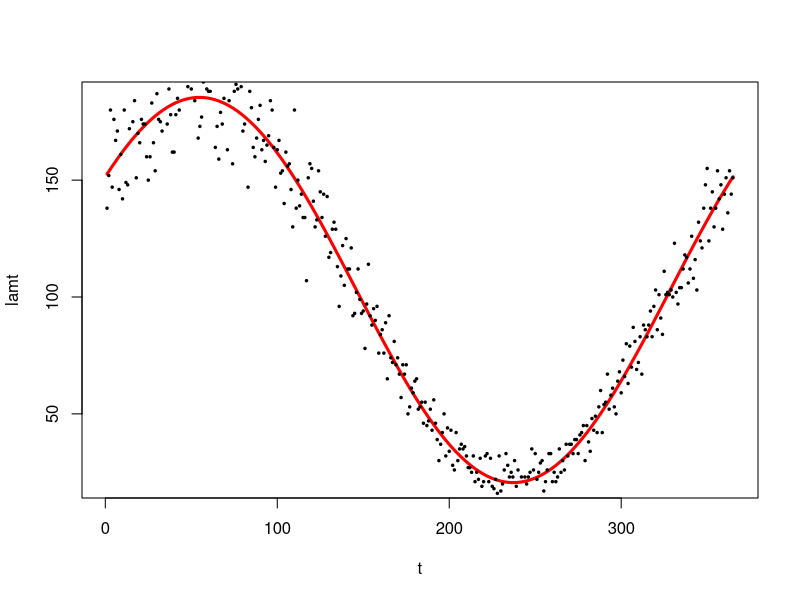
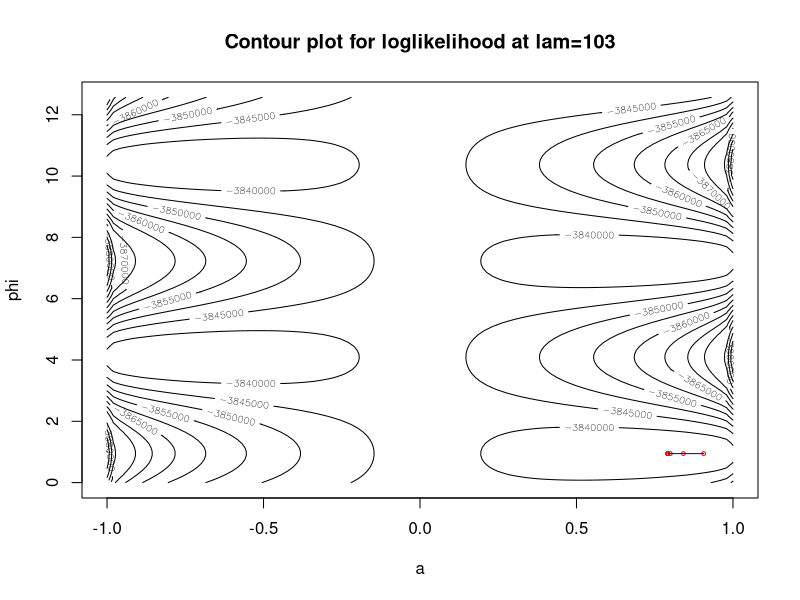

These charts were generated, in order, by the following R code: (Note: a time limit stopped this script after it produced the figures.)
#######Problem 1: Seasonal Influenza
###plot lamt
t=seq(1,365)
lamt=103*(1+0.8*cos(2*pi*t/365-3*pi/10))
plot(t,lamt,type="l",col="red",lwd=3)
###simulate X1-X365 and plot it over the curve of lamt
x=rep(0,365)
for(i in 1:365)
{
  x[i]=rpois(1,lamt[i]) 
}
points(t,x,pch=20,cex=0.5) 

###calculate loglikelihood on(a,phi) in [-1,1]*[0,4pi] 
a=seq(-1,1,length.out=100)
phi=seq(0,4*pi,length.out=100)
lglk=matrix(0,nrow=length(a),ncol=length(phi))
for(j in 1:length(a))
{
  for(k in 1:length(phi))
  {
    lamt=103*(1+a[j]*cos(2*pi*t/365-phi[k]))
    lglk[j,k]=sum(x*log(lamt)-lfactorial(x)-103*lamt)
  }
}

###plot contour
contour(x=a,y=phi,lglk,xlab = "a", ylab = "phi",main="Contour plot for loglikelihood at lam=103")
###iteration method finally works!!
###since sum(log(factorial(x))) is a constant,we don't need it in calculation
dlam=function(a,lam,phi){sum(x/lam-1-a*cos(2*pi*t/365-phi))}
ddlam=function(a,lam,phi){sum(-x/(lam^2))}
da=function(a,lam,phi){sum(x*cos(2*pi*t/365-phi)/(1+a*cos(2*pi*t/365-phi))-lam*cos(2*pi*t/365-phi))}
dda=function(a,lam,phi){sum(-x*(cos(2*pi*t/365-phi))^2/(1+a*cos(2*pi*t/365-phi))^2)}
dphi=function(a,lam,phi){sum(a*x*sin(2*pi*t/365-phi)/(1+a*cos(2*pi*t/365-phi))-a*lam*sin(2*pi*t/365-phi))}
ddphi=function(a,lam,phi){sum(-x*a*(cos(2*pi*t/365-phi)+a)/((1+a*cos(2*pi*t/365-phi))^2)+a*lam*cos(2*pi*t/365-phi))}
lam=10
a=0.5
phi=1
esp=10^-6
ii=1
rlam=NULL
ra=NULL
rphi=NULL
repeat{
  lamnew=lam-dlam(a,lam,phi)/ddlam(a,lam,phi)
  anew=a-da(a,lam,phi)/dda(a,lam,phi)
  phinew=phi-dphi(a,lam,phi)/ddphi(a,lam,phi)
  if(((lam-lamnew)^2+(a-anew)^2+(phi-phinew)^2)<esp){
    break
  }
  rlam[ii]=lamnew
  ra[ii]=anew
  rphi[ii]=phinew
  ii=ii+1
  lam=lamnew
  a=anew
  phi=phinew
}
###Plot your iterates on the heatmap/contour plot
points(ra,rphi,col="red",cex=0.5)
points(ra,rphi,col="blue",type="l")
##another method: gradient super unstable! Still doesn't work!
dlam=function(a,lam,phi){sum(x/lam-1-a*cos(2*pi*t/365-phi))}
da=function(a,lam,phi){sum(x*cos(2*pi*t/365-phi)/(1+a*cos(2*pi*t/365-phi))-lam*cos(2*pi*t/365-phi))}
dphi=function(a,lam,phi){sum(a*x*sin(2*pi*t/365-phi)/(1+a*cos(2*pi*t/365-phi))-a*lam*sin(2*pi*t/365-phi))}
lam=10
a=0.5
phi=1
esp=10^-6
ii=1
rlam=NULL
ra=NULL
rphi=NULL
repeat{
  lamnew=lam+0.1*dlam(a,lam,phi)
  anew=a+0.1*da(a,lam,phi)
  phinew=phi+0.1*dphi(a,lam,phi)
  if(((lam-lamnew)^2+(a-anew)^2+(phi-phinew)^2)<esp){
    break
  }
  rlam[ii]=lamnew
  ra[ii]=anew
  rphi[ii]=phinew
  ii=ii+1
  lam=lamnew
  a=anew
  phi=phinew
}
